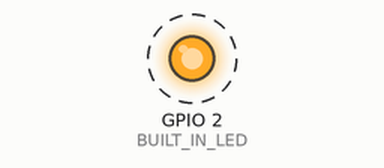
This sketch was run on a simulated ESP32. On the bench: output pins drawn as LEDs (lit = HIGH). Dashed ring = blinking. What the sketch prints to the serial monitor is not drawn.

Above: at 1.0 s.
Timing chart, 0 to 5.1 s (numbered marks = the images above):
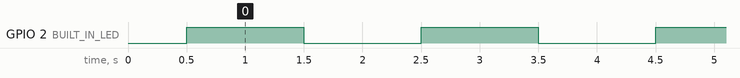

The sketch:

MCS20005_Anant_LAB12_combined.ino
```cpp
//Anant Jain MCS20005 LAB 12 COMBINED fn Plotting
#include <math.h>
#define PLOT
#define PLOT_TASK_STACK_SIZE      4000
#define INFERENCE_TASK_STACK_SIZE 4000
#define NUM_Q_ITEMS 10
#define BUILT_IN_LED 2

extern float predict(float x);
extern float s_predict(float s_x);
void plot(float y_actual, float y_pred);
void s_plot(float y_actual, float y_pred);

void* a;
TaskHandle_t inferenceTaskHandle;
TaskHandle_t S_inferenceTaskHandle;
QueueHandle_t xQHandle;

int inferenceTaskParam = 0x1234;
int S_inferenceTaskParam = 0x5678;


typedef struct{
  float y_actual;
  float y_pred;
  int flag;
} Y_VALUES;

int inference_count = 0;     // Perform Inference using the model with values of x ranging from 0 to 2pi Radians
const int kInferencesPerCycle = 1000;  // Number of samples in one cycle
const float kXrange = 2*3.14159265359f;   // Full sine wave not 2pi

void setup() {
    pinMode(BUILT_IN_LED, OUTPUT);
    Serial.begin(500000);
    delay(500);
    #ifdef PLOT
    Serial.println("Actual Predicted");
    #endif

    xQHandle = xQueueCreate(NUM_Q_ITEMS, sizeof(Y_VALUES));

    //xTaskCreatePinnedToCore(plotTask,"PlotTask",PLOT_TASK_STACK_SIZE,(void *)&plotTaskParam,2,&plotTaskHandle,0);
    xTaskCreatePinnedToCore(inferenceTask,"InferenceTask",INFERENCE_TASK_STACK_SIZE,(void *)&inferenceTaskParam,2,&inferenceTaskHandle,1);                     /* Should always run on Core 1, which is Application Core */
    xTaskCreatePinnedToCore(S_inferenceTask,"S_InferenceTask",INFERENCE_TASK_STACK_SIZE,(void *)&S_inferenceTaskParam,2,&S_inferenceTaskHandle,0);                     /* Should always run on Core 1, which is Application Core */

}

void loop() {
  digitalWrite(BUILT_IN_LED, HIGH);
  delay(1000);
  digitalWrite(BUILT_IN_LED, LOW);
  delay(1000);
  }
   void inferenceTask(void * parameter) {
        while(1){
        inferenceEngine();
        delay(10);
      }} // end of inferenceTask()

     void S_inferenceTask(void * parameter) {
        while(1){
        delay(10);
        S_inferenceEngine();
       }}

// Inference related variables
float x_val;
Y_VALUES y_vals;

void inferenceEngine(void) {
   float position = static_cast<float>(inference_count) /
                     static_cast<float>(kInferencesPerCycle);
   x_val = position * kXrange;
   y_vals.y_actual = (float)(5 * pow((double)sin(x_val), 2.0)
                              + 4 * cos(x_val));
   y_vals.y_pred   = predict(x_val);

    y_vals.y_actual *= 3;
    y_vals.y_pred *= 3;
    y_vals.flag = 1;

    bool res =  xQueueSend(xQHandle, &y_vals, pdMS_TO_TICKS(2000));
    if (!res) { printf("MsgQ: Failed to send an item.\n"); }
    inference_count++;
    if (inference_count >= kInferencesPerCycle) {inference_count = 0;}

    #ifndef PLOT
        delay(1000);
        Serial.print("inferenceTask(): Executing on core ");
        Serial.println(xPortGetCoreID());
    #endif
    plotTask(a);
} // end of inferenceEngine()


void plotTask(void* parameter) {
  Y_VALUES rxY_vals;
  bool res;
    #ifndef PLOT
       Serial.print("Entering plotTask. It is running on the core ");
       Serial.println(xPortGetCoreID());
       Serial.printf("plotTask: Param received is %d\n", *(int*)parameter);
    #endif

 // while(1)
 {

    #ifndef PLOT
    delay(1000);
    Serial.print("plotTask running on core: ");
    Serial.println(xPortGetCoreID());
    #endif

    res = xQueueReceive(xQHandle, &rxY_vals, pdMS_TO_TICKS(2000));

    if(res){
    #ifdef PLOT
      Serial.printf("MsgQ: Received y_actual: %f y_pred: %f\n", rxY_vals.y_actual, rxY_vals.y_pred);
    #endif
        }
        else
          Serial.printf("MsgQ: Failed to receive data\n");
    #ifdef PLOT
        plot(rxY_vals.y_actual, rxY_vals.y_pred,rxY_vals.flag); //calling plot function
    #endif
  } // end of while(1)
} // end of plotTask()


void plot(float y_actual, float y_pred,int fl){
    Serial.println("Comp_Actual Comp_Predicted Zero"); // To print the labels of the values being plotted.
    Serial.print(y_actual);  // Plot the actual value
    Serial.print("\t");
    Serial.print(y_pred);     // Plot the predicted value
    Serial.print("\t");
    Serial.print(0.0);
    Serial.print("\t");


} // end of plot()

void fplotTask(void* parameter) {
  Y_VALUES rxY_vals;
  bool res;
    #ifndef PLOT
       Serial.print("Entering plotTask. It is running on the core ");
       Serial.println(xPortGetCoreID());
       Serial.printf("plotTask: Param received is %d\n", *(int*)parameter);
    #endif
 // while(1)
 {

    #ifndef PLOT
    delay(1000);
    Serial.print("plotTask running on core: ");
    Serial.println(xPortGetCoreID());
    #endif
    res = xQueueReceive(xQHandle, &rxY_vals, pdMS_TO_TICKS(2000));

    if(res){
    #ifdef PLOT
      Serial.printf("MsgQ: Received y_actual: %f y_pred: %f\n", rxY_vals.y_actual, rxY_vals.y_pred);
    #endif
       }
        else
          Serial.printf("MsgQ: Failed to receive data\n");
    #ifndef PLOT
        fplot(rxY_vals.y_actual, rxY_vals.y_pred,rxY_vals.flag); //calling plot function
    #endif
  } // end of while(1)
} // end of plotTask()

void fplot(float y_actual, float y_pred,int fl){
    Serial.println("Sin_Actual Sin_Predicted "); // To print the labels of the values being plotted.
    Serial.print(y_actual);  // Plot the actual value
    Serial.print("\t");
    Serial.print(y_pred);     // Plot the predicted value
    Serial.print("\t");

} // end of plot()


// Inference related variables
float s_x_val;
Y_VALUES s_y_vals;

void S_inferenceEngine(void) {
  float position = static_cast<float>(inference_count) /
                     static_cast<float>(kInferencesPerCycle);
    s_x_val = position * kXrange;
    s_y_vals.y_actual = sin(s_x_val);
    s_y_vals.y_pred   = s_predict(s_x_val);
    s_y_vals.y_actual *= 3;
    s_y_vals.y_pred *= 3;
    s_y_vals.flag=0;

    bool res =  xQueueSend(xQHandle, &s_y_vals, pdMS_TO_TICKS(2000));
    if (!res) {
      printf("MsgQ: Failed to send an item.\n");
    }
    inference_count += 1;
    if (inference_count >= kInferencesPerCycle)
      inference_count = 0;

#ifndef PLOT
    delay(1000); // 1 second of delay between two predictions to be seen on the Serial monitor
    Serial.print("s_inferenceTask(): Executing on core ");
    Serial.println(xPortGetCoreID());
#endif
fplotTask(a);
}
```

model.cpp
```cpp
#include <math.h>
#include "complexFn_2L_model_data.h"
#include "sine_2L_model_data.h"

float pgm_read_float_near(float *fp){
  return *fp;
}

inline float W1(int i) {
    return pgm_read_float_near(W1_data + i);
}

inline float b1(int i) {
    return pgm_read_float_near(b1_data + i);
}

inline float W2(int i, int j) {
  return pgm_read_float_near(W2_data + i*DENSE2_SIZE + j);
}

inline float b2(int i) {
    return pgm_read_float_near(b2_data + i);
}

inline float W3(int i) {
    return pgm_read_float_near(W3_data + i);
}

inline float b3() {
    return pgm_read_float_near(b3_data);
}

inline float relu(float x) {
    return fmaxf(0.0f, x);
}

float predict(float x) {
    // The activations of the first layer are small enough to store
    // on the stack (16 floats = 64 bytes).
    float h1[DENSE1_SIZE];
    float h2[DENSE2_SIZE];

    // First dense layer. Since there is only one input neuron, we don't need
    // to perform a full-blown matrix multiply.
    for (int i = 0; i < DENSE1_SIZE; ++i) {
        h1[i] = relu(x * W1(i) + b1(i));
    }

    // Second dense layer.
    for (int i = 0; i < DENSE2_SIZE; ++i) {
        // Perform a dot product of the incoming activation vector with each
        // row of the W2 matrix.
        h2[i] = 0.0;
        for (int j = 0; j < DENSE1_SIZE; ++j) {
            h2[i] += h1[j] * W2(j, i);
        }
        h2[i] = relu(h2[i] + b2(i));
    }

    // Final dense layer.
    float y(0.0f);
    for (int i = 0; i < DENSE2_SIZE; ++i) {
        y += h2[i] * W3(i);
    }
    return y + b3();

} // end of predict()


float s_pgm_read_float_near(float *fp){
  return *fp;
}

inline float s_W1(int i) {
    return s_pgm_read_float_near(s_W1_data + i);
}

inline float s_b1(int i) {
    return s_pgm_read_float_near(s_b1_data + i);
}

inline float s_W2(int i, int j) {
  return s_pgm_read_float_near(s_W2_data + i*S_DENSE2_SIZE + j);
}

inline float s_b2(int i) {
    return s_pgm_read_float_near(s_b2_data + i);
}

inline float s_W3(int i) {
    return s_pgm_read_float_near(s_W3_data + i);
}

inline float s_b3() {
    return s_pgm_read_float_near(s_b3_data);
}

inline float s_relu(float x) {
    return fmaxf(0.0f, x);
}

float s_predict(float x) {
    // The activations of the first layer are small enough to store
    // on the stack (16 floats = 64 bytes).
    float s_h1[S_DENSE1_SIZE];
    float s_h2[S_DENSE2_SIZE];

    // First dense layer. Since there is only one input neuron, we don't need
    // to perform a full-blown matrix multiply.
    for (int i = 0; i < S_DENSE1_SIZE; ++i) {
        s_h1[i] = s_relu(x * s_W1(i) + s_b1(i));
    }

    // Second dense layer.
    for (int i = 0; i < S_DENSE2_SIZE; ++i) {
        // Perform a dot product of the incoming activation vector with each
        // row of the W2 matrix.
        s_h2[i] = 0.0;
        for (int j = 0; j < S_DENSE1_SIZE; ++j) {
            s_h2[i] += s_h1[j] * s_W2(j, i);
        }
        s_h2[i] = s_relu(s_h2[i] + s_b2(i));
    }

    // Final dense layer.
    float y(0.0f);
    for (int i = 0; i < S_DENSE2_SIZE; ++i) {
        y += s_h2[i] * s_W3(i);
    }
    return y + s_b3();

} // end of predict()
```

sine_2L_model_data.h
```cpp
#ifndef SINE_2L_MODEL_DATA_H
#define SINE_2L_MODEL_DATA_H

/*
 Author: Mouli Sankaran
 CAUTION: This is an auto generated file.
 DO NOT EDIT OR MAKE ANY CHANGES TO IT.
 This model data was generated on Wed Apr 14 14:36:29 2021

 Tools used:
 Python:3.7.10 | packaged by conda-forge | (default, Feb 19 2021, 15:37:01) [MSC v.1916 64 bit (AMD64)]
 Numpy:1.19.5
 TensorFlow:3.7.10 | packaged by conda-forge | (default, Feb 19 2021, 15:37:01) [MSC v.1916 64 bit (AMD64)]
 Keras: 2.4.0

 Model details are:
 NUM_OF_EPOCHS = 900
 BATCH_SIZE    = 16
*/


const int S_DENSE1_SIZE = 16;
const int S_DENSE2_SIZE = 16;

float s_W1_data[] = {
    -0.016463f, -0.040201f, 0.224669f, 0.598432f, -0.001059f, -0.556910f, -0.194044f, 0.209318f, -0.048995f, -0.573299f, 0.238103f, -0.058210f, -0.271409f, 0.043741f, -0.255371f, -0.030945f
};

float s_b1_data[] = {
    0.000000f, 0.464557f, 0.409475f, -0.483891f, -0.000727f, 0.000000f, 0.000000f, -0.261480f, 0.000000f, 0.000000f, -0.507403f, 0.000000f, 0.000000f, 0.923896f, 1.066388f, 0.000000f
};

float s_W2_data[] = {
    0.173220f, 0.210388f, 0.357660f, -0.014700f, 0.396893f, 0.197303f, 0.187506f, -0.189246f, -0.049941f, -0.088673f, 0.185792f, -0.110046f, 0.325644f, -0.226823f, 0.051031f, -0.360625f, 0.016902f, -0.170228f, -0.158130f, 0.201609f, 0.120444f, 0.541723f, 0.441635f, 0.509651f, 0.237418f, -0.171028f, 0.085355f, 0.317093f, 0.346188f, 0.114809f, -0.367994f, 0.321463f, -0.357291f, -0.124155f, 0.187673f, 0.209642f, -0.169543f, 0.026418f, 0.424108f, -2.795160f, -0.364045f, 0.033284f, -0.255129f, -0.219998f, 0.129540f, -0.307149f, -0.240500f, -0.108978f, -0.013354f, 0.253595f, -0.277300f, -0.084488f, 0.143488f, 0.253043f, 0.117341f, 0.542642f, -0.064497f, -0.122064f, -0.006454f, -0.342166f, 0.026424f, 0.000080f, 0.452565f, 0.307456f, -0.271714f, -0.001641f, 0.062516f, 0.071294f, 0.233435f, 0.127323f, 0.003610f, -0.725078f, -0.419807f, -0.316820f, 0.049153f, -0.186690f, 0.076149f, 0.126699f, -0.020057f, -0.112189f, 0.088353f, -0.267429f, 0.367754f, -0.371181f, 0.418664f, 0.064934f, 0.344101f, -0.324363f, 0.133889f, 0.356225f, -0.025430f, -0.399851f, 0.218054f, -0.297308f, -0.244638f, 0.248616f, -0.050071f, 0.286027f, -0.381823f, -0.413922f, 0.140151f, 0.250896f, 0.326663f, 0.180787f, 0.168501f, -0.134281f, -0.129568f, 0.223874f, 0.238264f, -0.038726f, -0.261047f, 0.334187f, 0.109679f, 0.266882f, -0.081642f, 0.288911f, -0.311740f, -0.028323f, -0.236795f, 1.252877f, -0.282784f, -0.133223f, -0.213379f, -0.328746f, -0.353581f, -0.038578f, 0.114626f, -0.068779f, 0.148101f, -0.432111f, 0.400513f, 0.117378f, 0.143772f, -0.110145f, -0.243634f, 0.220648f, 0.346989f, -0.259871f, 0.329556f, -0.330267f, 0.385332f, 0.401060f, -0.001018f, 0.266404f, 0.244058f, -0.149934f, -0.297629f, -0.020079f, -0.336883f, -0.085561f, -0.125121f, 0.014072f, 0.009690f, 0.128774f, 0.135861f, 0.048531f, 0.346296f, 0.109852f, -0.335451f, -0.232459f, -0.130841f, 0.004606f, -0.078287f, -0.094251f, 0.015279f, 0.116791f, -0.088423f, 0.907122f, -0.272976f, -0.040983f, 0.385947f, 0.247361f, 0.095376f, -0.213942f, 0.636751f, -0.155703f, 0.078985f, 0.007033f, 0.047152f, 0.224986f, 0.034567f, 0.432595f, -0.143116f, 0.248038f, 0.275780f, -0.335601f, -0.379012f, 0.206190f, 0.375941f, -0.003981f, -0.119921f, 0.174480f, 0.165654f, -0.312133f, 0.302268f, -0.016562f, -0.157409f, -0.210379f, -0.049552f, -0.188741f, -0.237937f, 0.183226f, 0.422275f, -0.101559f, 0.324185f, -0.158277f, -0.337461f, -0.134954f, -0.357493f, 0.342351f, -0.450779f, 0.003661f, -0.221973f, 0.136853f, 0.244835f, 0.191423f, -0.215934f, -0.135045f, -0.301871f, -0.385299f, -0.365052f, -0.303048f, -0.474452f, 0.261588f, 0.228731f, 1.785980f, 0.279698f, 1.993764f, -0.047522f, -1.638529f, -2.017405f, 1.002997f, -0.244592f, 0.052255f, 0.256411f, -0.368682f, -0.351849f, 0.210418f, -0.279942f, -1.906832f, 0.084631f, -0.036351f, -0.427105f, -0.155156f, -0.371029f, -0.246761f, 0.331749f, 0.021562f, -0.315693f, -0.376100f, -0.164442f, -0.169777f, -0.081298f, -0.266620f, -0.296757f, 0.110747f
};

float s_b2_data[] = {
    -0.041052f, -0.071618f, -0.037312f, -0.040736f, 0.000000f, 0.200222f, 0.286583f, 0.753314f, 0.000000f, 0.000000f, -0.003162f, 0.000000f, 0.000000f, -0.012643f, -0.683880f, 0.291303f
};

float s_W3_data[] = {
    0.198527f, 0.331872f, 0.248879f, 0.384158f, -0.279460f, -0.359989f, -0.459601f, -1.364256f, 0.415201f, 0.515985f, 0.526755f, 0.324966f, -0.131669f, 0.327583f, 2.239252f, -0.251929f
};

float s_b3_data[] = {
    -0.031230f
};

#endif //SINE_2L_MODEL_DATA_H
```

Source omitted: complexFn_2L_model_data.h (17142 bytes)

Measured:
- by itself, GPIO 2 (BUILT_IN_LED): alternates HIGH for 1.0 s and LOW for 1.0 s
